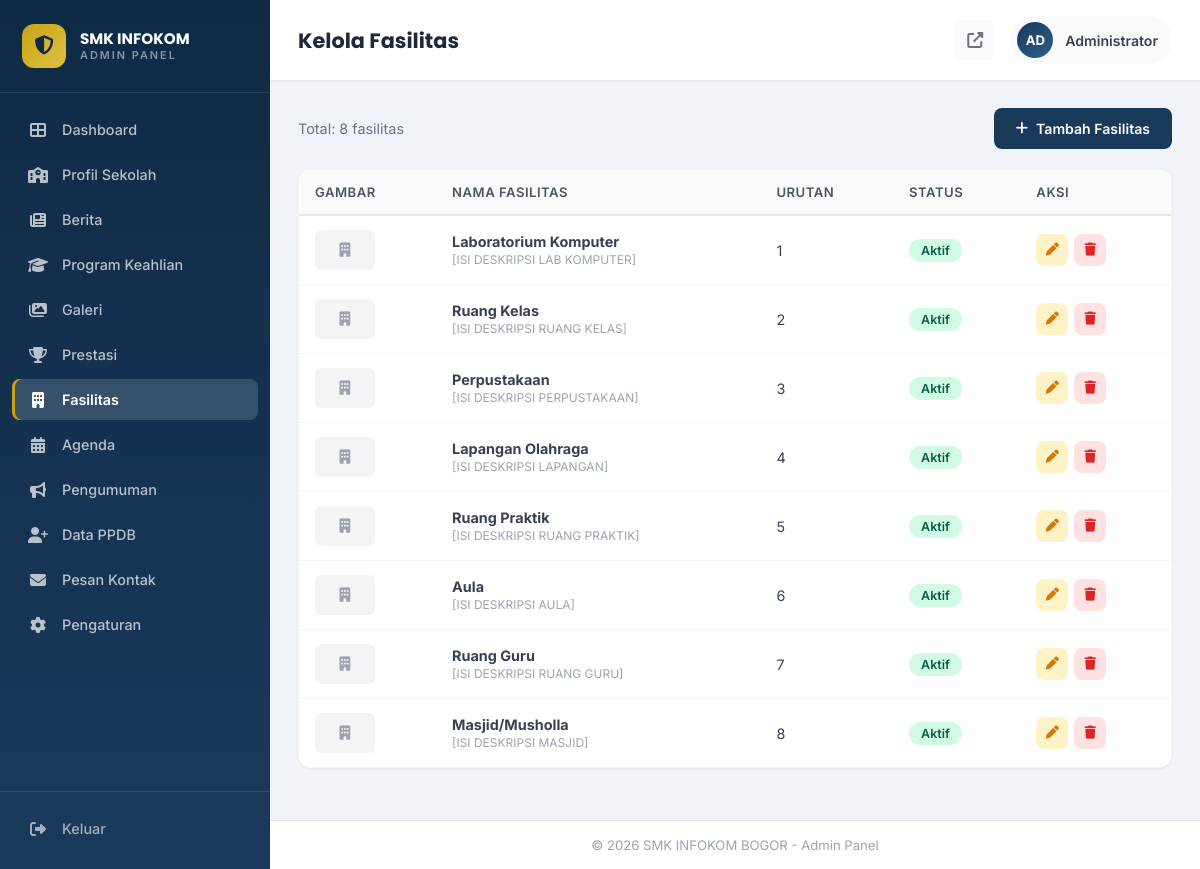
Page /admin/fasilitas-admin.php (signed in) on the committed database.
### tables this page shows
CREATE TABLE IF NOT EXISTS facilities (
    id INT AUTO_INCREMENT PRIMARY KEY,
    nama_fasilitas VARCHAR(200) NOT NULL,
    deskripsi TEXT,
    gambar VARCHAR(255),
    sort_order INT DEFAULT 0,
    is_active TINYINT(1) DEFAULT 1,
    created_at TIMESTAMP DEFAULT CURRENT_TIMESTAMP,
    updated_at TIMESTAMP DEFAULT CURRENT_TIMESTAMP ON UPDATE CURRENT_TIMESTAMP
);

### config/database.php (called while the page is built, shortened)
<?php
try {
    $dsn = "mysql:host=" . DB_HOST . ";dbname=" . DB_NAME . ";charset=" . DB_CHARSET;
    $options = [
        PDO::ATTR_ERRMODE            => PDO::ERRMODE_EXCEPTION,
        PDO::ATTR_DEFAULT_FETCH_MODE => PDO::FETCH_ASSOC,
        PDO::ATTR_EMULATE_PREPARES   => false,
        PDO::MYSQL_ATTR_INIT_COMMAND => "SET NAMES utf8mb4 COLLATE utf8mb4_unicode_ci"
    ];
    $pdo = new PDO($dsn, DB_USER, DB_PASS, $options);
} catch (PDOException $e) {
    error_log("Database Connection Error: " . $e->getMessage());
    die("<div style='padding:40px;text-align:center;font-family:sans-serif;'>
        <h2>⚠️ Koneksi Database Gagal</h2>
        <p>Pastikan MySQL sudah berjalan dan database <strong>smk_infokom</strong> sudah di-import.</p>
        <p><small>Error: " . htmlspecialchars($e->getMessage()) . "</small></p>
    </div>");
}
function db_query($sql, $params = []) {
    global $pdo;
    $stmt = $pdo->prepare($sql);
    $stmt->execute($params);
    return $stmt;
}
function db_fetch_all($sql, $params = []) {
    $stmt = db_query($sql, $params);
    return $stmt->fetchAll();
}

### includes/functions.php (called while the page is built, shortened)
<?php
require_once __DIR__ . '/../config/database.php';
function e($string) {
    return htmlspecialchars($string ?? '', ENT_QUOTES, 'UTF-8');
}
function truncate($text, $length = 150, $suffix = '...') {
    if (mb_strlen($text) <= $length) return $text;
    return mb_substr($text, 0, $length) . $suffix;
}

### admin/fasilitas-admin.php (the view, shortened to what this page needs)
<?php
require_once __DIR__ . '/../includes/admin-header.php';
$action = $_GET['action'] ?? 'list';
if ($action === 'list') {
    $facilities = db_fetch_all("SELECT * FROM facilities ORDER BY sort_order ASC");
    ?>
    <div class="toolbar">
        <span style="color:var(--admin-gray-500);font-size:0.9rem;">Total: <?= count($facilities) ?> fasilitas</span>
        <a href="?action=create" class="btn btn-primary"><i class="fas fa-plus"></i> Tambah Fasilitas</a>
    </div>
    <div class="admin-card">
        <div class="admin-card-body" style="padding:0;">
            <?php if (!empty($facilities)): ?>
            <div class="admin-table-wrapper">
                <table class="admin-table">
                    <thead><tr><th>Gambar</th><th>Nama Fasilitas</th><th>Urutan</th><th>Status</th><th>Aksi</th></tr></thead>
                    <tbody>
                        <?php foreach ($facilities as $f): ?>
                        <tr>
                            <td><?php if($f['gambar']):?><img src="../assets/uploads/<?=e($f['gambar'])?>" style="width:60px;height:40px;object-fit:cover;border-radius:6px;"><?php else:?><div style="width:60px;height:40px;background:var(--admin-gray-100);border-radius:6px;display:flex;align-items:center;justify-content:center;color:var(--admin-gray-400);"><i class="fas fa-building"></i></div><?php endif;?></td>
                            <td><strong><?=e($f['nama_fasilitas'])?></strong><br><small style="color:var(--admin-gray-400);"><?=e(truncate($f['deskripsi']??'',50))?></small></td>
                            <td><?= $f['sort_order'] ?></td>
                            <td><span class="badge <?= $f['is_active'] ? 'badge-active' : 'badge-inactive' ?>"><?= $f['is_active'] ? 'Aktif' : 'Nonaktif' ?></span></td>
                            <td><div class="action-btns"><a href="?action=edit&id=<?=$f['id']?>" class="action-btn edit"><i class="fas fa-pen"></i></a><a href="?action=delete&id=<?=$f['id']?>" class="action-btn delete" data-confirm="Hapus?"><i class="fas fa-trash"></i></a></div></td>
                        </tr>
                        <?php endforeach; ?>
                    </tbody>
                </table>
            </div>
            <?php else: ?><div class="empty-state"><i class="fas fa-building"></i><h3>Belum ada fasilitas</h3></div><?php endif; ?>
        </div>
    </div>
    <?php
}
require_once __DIR__ . '/../includes/admin-footer.php'; ?>

### assets/css/admin.css (style rules this page uses)
:root { --admin-primary: #1a3a5c; --admin-primary-dark: #0f2a45; --admin-primary-light: #2c5f8a; --admin-accent: #c8a415; --admin-accent-light: #e0c040; --admin-white: #ffffff; --admin-bg: #f0f4f8; --admin-gray-50: #f9fafb; --admin-gray-100: #f3f4f6; --admin-gray-200: #e5e7eb; --admin-gray-300: #d1d5db; --admin-gray-400: #9ca3af; --admin-gray-500: #6b7280; --admin-gray-600: #4b5563; --admin-gray-700: #374151; --admin-gray-800: #1f2937; --admin-radius: 12px; --admin-radius-sm: 8px; --admin-shadow: 0 1px 3px rgba(0,0,0,0.06); --admin-shadow-md: 0 4px 12px rgba(0,0,0,0.08); --admin-shadow-lg: 0 10px 30px rgba(0,0,0,0.1); --admin-transition: all 0.3s cubic-bezier(0.4, 0, 0.2, 1); }
* { margin: 0; padding: 0; box-sizing: border-box; }
.admin-body { font-family: 'Inter', sans-serif; background: var(--admin-bg); color: var(--admin-gray-700); min-height: 100vh; display: flex; }
.admin-card { background: var(--admin-white); border-radius: var(--admin-radius); box-shadow: var(--admin-shadow); border: 1px solid var(--admin-gray-100); margin-bottom: 24px; overflow: hidden; }
.admin-card-body { padding: 24px; }
.btn { display: inline-flex; align-items: center; gap: 8px; padding: 10px 20px; border-radius: var(--admin-radius-sm); font-family: 'Inter', sans-serif; font-weight: 600; font-size: 0.88rem; cursor: pointer; border: 2px solid transparent; transition: var(--admin-transition); white-space: nowrap; text-decoration: none; }
.btn-primary { background: var(--admin-primary); color: var(--admin-white); }
.admin-table-wrapper { overflow-x: auto; }
.admin-table { width: 100%; border-collapse: collapse; font-size: 0.9rem; }
.admin-table thead th { background: var(--admin-gray-50); padding: 14px 16px; text-align: left; font-weight: 600; color: var(--admin-gray-600); font-size: 0.82rem; text-transform: uppercase; letter-spacing: 0.5px; border-bottom: 2px solid var(--admin-gray-200); white-space: nowrap; }
.admin-table tbody td { padding: 14px 16px; border-bottom: 1px solid var(--admin-gray-100); vertical-align: middle; }
.admin-table tbody tr:last-child td { border-bottom: none; }
.badge { display: inline-block; padding: 4px 12px; border-radius: 20px; font-size: 0.78rem; font-weight: 600; text-transform: capitalize; }
.badge-active { background: #d1fae5; color: #065f46; }
.action-btns { display: flex; gap: 6px; flex-wrap: nowrap; }
.action-btn { width: 32px; height: 32px; border-radius: var(--admin-radius-sm); display: flex; align-items: center; justify-content: center; border: none; cursor: pointer; font-size: 0.82rem; transition: var(--admin-transition); text-decoration: none; }
.action-btn.edit { background: #fef3c7; color: #d97706; }
.action-btn.delete { background: #fee2e2; color: #dc2626; }
.toolbar { display: flex; align-items: center; justify-content: space-between; gap: 12px; margin-bottom: 20px; flex-wrap: wrap; }

### rows in the picture
facilities: nama_fasilitas "Laboratorium Komputer", deskripsi "[ISI DESKRIPSI LAB KOMPUTER]", sort_order "1", is_active "Aktif"
facilities: nama_fasilitas "Ruang Kelas", deskripsi "[ISI DESKRIPSI RUANG KELAS]", sort_order "2", is_active "Aktif"
facilities: nama_fasilitas "Perpustakaan", deskripsi "[ISI DESKRIPSI PERPUSTAKAAN]", sort_order "3", is_active "Aktif"
facilities: nama_fasilitas "Lapangan Olahraga", deskripsi "[ISI DESKRIPSI LAPANGAN]", sort_order "4", is_active "Aktif"
facilities: nama_fasilitas "Ruang Praktik", deskripsi "[ISI DESKRIPSI RUANG PRAKTIK]", sort_order "5", is_active "Aktif"
facilities: nama_fasilitas "Aula", deskripsi "[ISI DESKRIPSI AULA]", sort_order "6", is_active "Aktif"
facilities: nama_fasilitas "Ruang Guru", deskripsi "[ISI DESKRIPSI RUANG GURU]", sort_order "7", is_active "Aktif"
facilities: nama_fasilitas "Masjid/Musholla", deskripsi "[ISI DESKRIPSI MASJID]", sort_order "8", is_active "Aktif"

### other values in the picture
$item['label'] "Dashboard"
$item['label'] "Profil Sekolah"
$item['label'] "Berita"
$item['label'] "Program Keahlian"
$item['label'] "Galeri"
$item['label'] "Prestasi"
$item['label'] "Fasilitas"
$item['label'] "Agenda"
$item['label'] "Pengumuman"
$item['label'] "Data PPDB"
$item['label'] "Pesan Kontak"
$item['label'] "Pengaturan"
$page_title "Kelola Fasilitas"
substr($admin_name, 0, 2) "AD"
$admin_name "Administrator"
